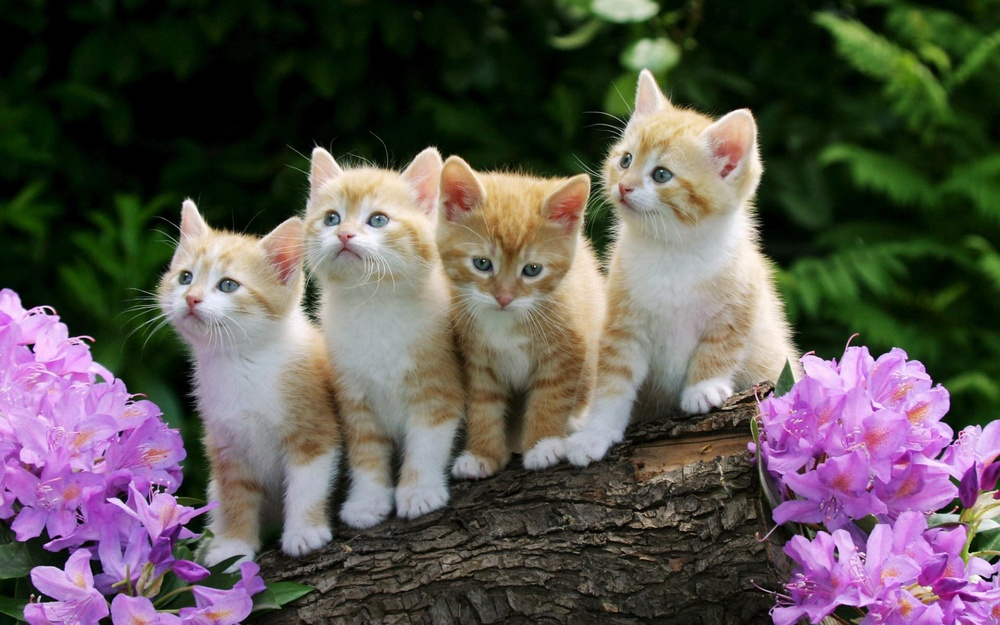
#> input picture Main Files/sample.jpg, 1000 x 625 px, shrunk from 1920 x 1200 before the run
$ python 4_canny_edge_detection.py
#> lines starting #> are read from the running program, lines starting #| are printed output that depends on the picture
import cv2

# Load image
image = cv2.imread('sample.jpg')
#> image is the input picture: shape (625, 1000, 3); mean B, G, R 82.1, 85.7, 91.9
gray = cv2.cvtColor(image, cv2.COLOR_BGR2GRAY)
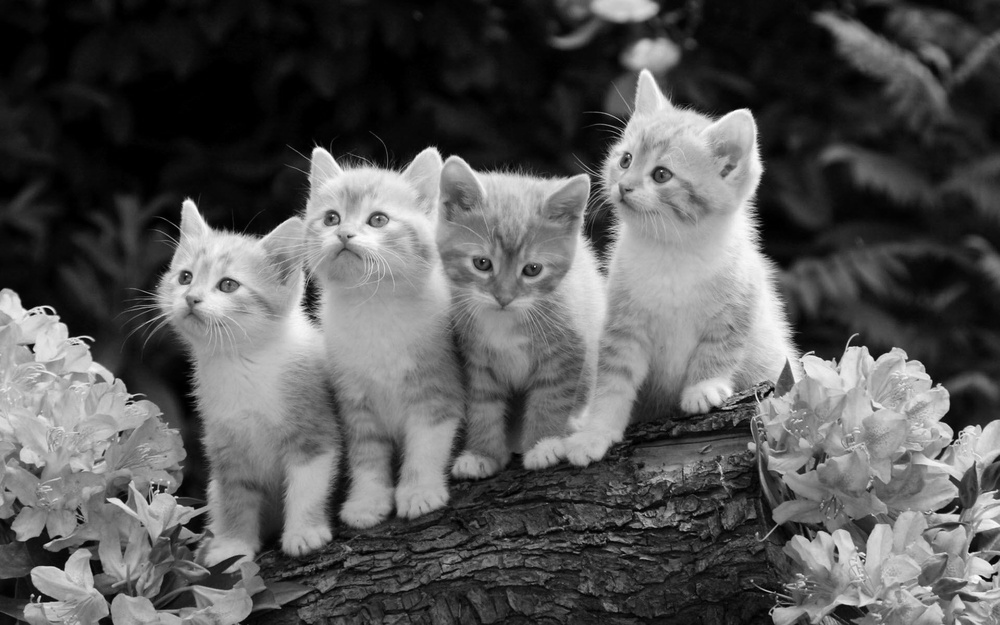
#> gray: shape (625, 1000); min 0, max 254, mean 87.1
blurred = cv2.GaussianBlur(gray, (5, 5), 0)

# Apply Canny edge detector
edges = cv2.Canny(blurred, 100, 200) #lower and upper thresholds for edge detection 200 = big difference in pixel values
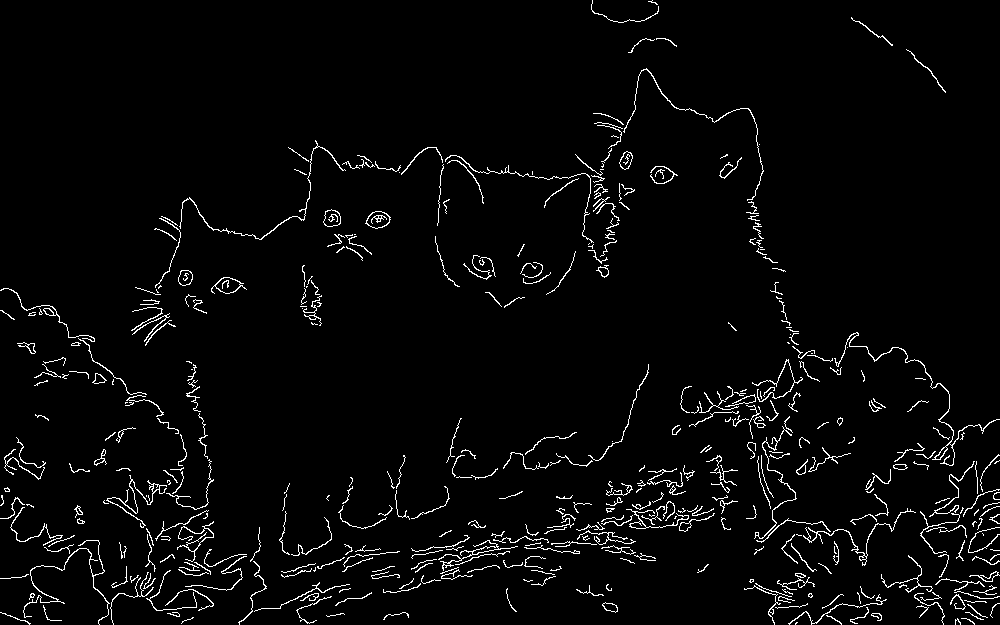
#> edges: shape (625, 1000); 3.2% white in thin lines or dots

# Show result
cv2.imshow('Edges', edges)
cv2.waitKey(0)
cv2.destroyAllWindows()
